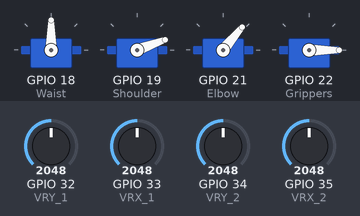
This sketch was run on a simulated ESP32. Shown: 4 × servo. Inputs (shaded band) come from the test bench; at power-on: GPIO 32 (VRY_1) = 2048, GPIO 34 (VRY_2) = 2048, GPIO 33 (VRX_1) = 2048, GPIO 35 (VRX_2) = 2048. WiFi joins after 1.5 s; servers stay silent unless stated; what the sketch prints to the serial monitor is not drawn.

Above: at 2.7 s.
2.8 s: GPIO 32 (VRY_1) set to 2685
4.3 s: GPIO 32 (VRY_1) set to 2779
At 4.79 s:
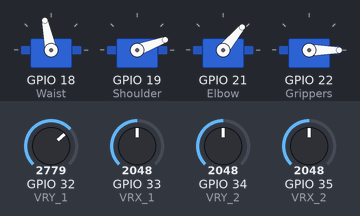
At 5.56 s:
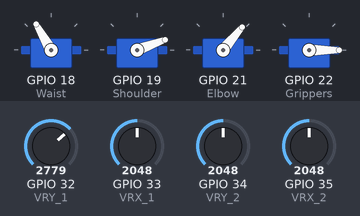
7.3 s: GPIO 34 (VRY_2) set to 2664
10.3 s: GPIO 34 (VRY_2) set to 2782
At 12.8 s:
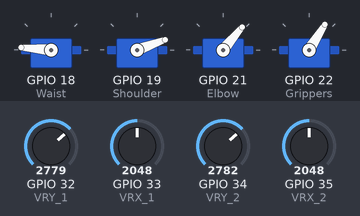
13.3 s: GPIO 33 (VRX_1) set to 2677
14.8 s: GPIO 33 (VRX_1) set to 2778
At 14.97 s:
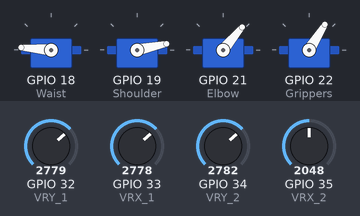
Timing chart, 0 to 17.5 s (numbered marks = the images above; inputs shaded):
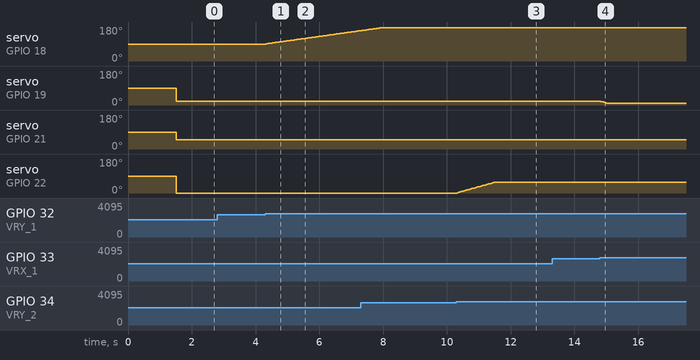

The sketch:

Esp32_ServerFianl.ino
```cpp
//
// This requires only an ESP32 and download cable. No other hardware is reuired.
// A wifi SSID and password is required.
// Written by: Subhan Iqbal  12/03/25
//
#include <WiFi.h>
#include <WiFiClient.h>
#include <WebServer.h>
#include <ESPmDNS.h>
#include "homepage.h"
#include <ESP32Servo.h>   //  ESP32 Servo library

const char* ssid = "Subhan's S24 Ultra";
const char* password = "*********";
Servo Waist;       // Declare variable to control Waist Servo
Servo Shoulder;    // Declare variable to control Shoulder Servo
Servo Elbow;       // Declare variable to control Elbow Servo
Servo Grippers;    // Declare variable to control Grippers Servo

int WAIST_DEGREES = 90;    // Initial position of waist servo = 90 degrees
int SHOULDER_DEGREES = 20; // Initial position of shoulder servo = 20 degrees
int ELBOW_DEGREES = 50;    // Initial position of elbow servo = 50 degrees
int GRIPPERS_DEGREES = 0;  // Initial position of grippers servo = 0 degrees

#define VRY_2 34       // Assign Joystick 2 Y-axis input to GPIO 34 (analog input)
#define VRX_2 35       // Assign Joystick 2 X-axis input to GPIO 35 (analog input)
#define VRY_1 32       // Assign Joystick 1 Y-axis input to GPIO 32 (analog input)
#define VRX_1 33       // Assign Joystick 1 X-axis input to GPIO 33 (analog input)

WebServer server(80);

//temp function to simulate temp sensor
String getAngle() {
  return "25.4";
}


void handleRoot() {
  String message = homePagePart1 + getAngle();
  server.send(200, "text/html", message);
}

void handleNotFound() {
  String message = "File Not Found\n\n";
  message += "URI: ";
  message += server.uri();
  message += "\nMethod: ";
  message += (server.method() == HTTP_GET) ? "GET" : "POST";
  message += "\nArguments: ";
  message += server.args();
  message += "\n";
  for (uint8_t i = 0; i < server.args(); i++) {
    message += " " + server.argName(i) + ": " + server.arg(i) + "\n";
  }
  server.send(404, "text/plain", message);
}

void setup(void) {

  Serial.begin(115200);
  WiFi.mode(WIFI_STA);
  WiFi.begin(ssid, password);
  Serial.println("");

  // Wait for connection
  while (WiFi.status() != WL_CONNECTED) {
    delay(500);
    Serial.print(".");
     Waist.attach(18);    // Assign GPIO 18 for controlling the Waist servo
  Shoulder.attach(19); // Assign GPIO 19 for controlling the Shoulder servo
  Elbow.attach(21);    // Assign GPIO 21 for controlling the Elbow servo
  Grippers.attach(22); // Assign GPIO 22 for controlling the Grippers servo
  }
  Serial.println("");
  Serial.print("Connected to ");
  Serial.println(ssid);
  Serial.print("IP address: ");
  Serial.println(WiFi.localIP());

  if (MDNS.begin("esp32")) {
    Serial.println("MDNS responder started");
  }

  server.on("/", handleRoot);
  server.on("/inline", []() {
    server.send(200, "text/plain", "this works as well");
  });
  server.onNotFound(handleNotFound);

  server.begin();
  Serial.println("HTTP server started");
}

void loop(void) {
  server.handleClient();
  delay(2);//allow the cpu to switch to other tasks

  int LVRY_1 = analogRead(VRY_1);    // Read Y-axis from Joystick 1
  int LVRX_1 = analogRead(VRX_1);    // Read X-axis from Joystick 1
  int LVRY_2 = analogRead(VRY_2);    // Read Y-axis from Joystick 2
  int LVRX_2 = analogRead(VRX_2);    // Read X-axis from Joystick 2

  // Scale the 12-bit ADC reading (0-4095) to match the 10-bit range (0-1023)
  LVRY_1 = map(LVRY_1, 0, 4095, 0, 1023);
  LVRX_1 = map(LVRX_1, 0, 4095, 0, 1023);
  LVRY_2 = map(LVRY_2, 0, 4095, 0, 1023);
  LVRX_2 = map(LVRX_2, 0, 4095, 0, 1023);

  // Control Waist
  if (LVRY_1 < 340) WAIST_DEGREES -= 1;                // If Joystick 1 Y reading is less than 340, decrease Waist servo by 1 degree
  else if (LVRY_1 > 680) WAIST_DEGREES += 1;           // If Joystick 1 Y reading is greater than 680, increase Waist servo by 1 degree
  WAIST_DEGREES = min(175, max(0, WAIST_DEGREES));     // Waist servo moves between 0 degrees (min) and 175 degrees (max)

  // Control Shoulder
  if (LVRX_1 < 340) SHOULDER_DEGREES += 2;             // If Joystick 1 X reading is less than 340, increase Shoulder servo by 2 degrees
  else if (LVRX_1 > 680) SHOULDER_DEGREES -= 2;        // If Joystick 1 X reading is greater than 680, decrease Shoulder servo by 2 degrees
  SHOULDER_DEGREES = min(110, max(10, SHOULDER_DEGREES)); // Shoulder servo moves between 10 degrees (min) and 110 degrees (max)

  // Control Elbow
  if (LVRX_2 < 340) ELBOW_DEGREES -= 1;                // If Joystick 2 X reading is less than 340, decrease Elbow servo by 1 degree
  else if (LVRX_2 > 680) ELBOW_DEGREES += 1;           // If Joystick 2 X reading is greater than 680, increase Elbow servo by 1 degree
  ELBOW_DEGREES = min(80, max(0, ELBOW_DEGREES));      // Elbow servo moves between 0 degrees (min) and 80 degrees (max)

  // Control Grippers
  if (LVRY_2 < 340) GRIPPERS_DEGREES -= 3;             // If Joystick 2 Y reading is less than 340, decrease Grippers servo by 3 degrees
  else if (LVRY_2 > 680) GRIPPERS_DEGREES += 2;        // If Joystick 2 Y reading is greater than 680, increase Grippers servo by 2 degrees
  GRIPPERS_DEGREES = min(58, max(0, GRIPPERS_DEGREES)); // Grippers servo moves between 0 degrees (min) and 58 degrees (max)

  // Write the values to the servos
  Waist.write(WAIST_DEGREES);     // Assign the value of WAIST_DEGREES to the Waist servo
  Shoulder.write(SHOULDER_DEGREES); // Assign the value of SHOULDER_DEGREES to the Shoulder servo
  Elbow.write(ELBOW_DEGREES);     // Assign the value of ELBOW_DEGREES to the Elbow servo
  Grippers.write(GRIPPERS_DEGREES);// Assign the value of GRIPPERS_DEGREES to the Grippers servo

  delay(40);                       // 40 millisecond delay
}
```

homepage.h
```cpp
// To create literal strings stored in flash memory enclose your HTML code between
// F(R"=====( HTML code here )=====");
// If you have 1 reading then you probably have 2 literal strings


String homePagePart1 = F(R"=====(<!DOCTYPE html>
<!DOCTYPE html>
<html>
<head>
<meta name="viewport" content="width=device-width, initial-scale=1">
<link rel="stylesheet" href="style.css">
<div class="nav-bar">
  <nav>
  <h1 style="color: white;">Robotic arm contol</h1>
  </nav>
    </div>
</head>
<body style="background-color: black;">
  <style>
    .nav-bar{
  width:100%;
  height:50px;
  background-color: red;
  border: 10px;
}


.slidecontainer {
    width: 100%;
    margin-bottom: 20px; /* Space between sliders */
    color: white;
  }
.slider {
    -webkit-appearance: none;
    width: 100%;
    height: 25px;
    background: #d3d3d3;
    outline: none;
    opacity: 0.7;
    -webkit-transition: .2s;
    transition: opacity .2s;
  }

  .slider:hover {
    opacity: 1;
  }

  .slider::-webkit-slider-thumb {
    -webkit-appearance: none;
    appearance: none;
    width: 25px;
    height: 25px;
    background: #cf1b1b;
    cursor: pointer;
  }

  .slider::-moz-range-thumb {
    width: 25px;
    height: 25px;
    background: #111111;
    cursor: pointer;
  }

  p {
    font-size: 18px;
    color: #333;
  }
  </style>


<p style="color: white;">Drag the slider to Control the robot.</p>

<!-- Waist Control -->
<div class="slidecontainer">
  <label for="waist">Waist:</label>
  <input type="range" min="1" max="90" value="45" class="slider" id="waist" data-endpoint="/waist">
  <p style="color: azure;">Value: <span id="waist-value">45</span></p>
</div>

<!-- Shoulder Control -->
<div class="slidecontainer">
  <label for="shoulder">Shoulder:</label>
  <input type="range" min="1" max="20" value="10" class="slider" id="shoulder" data-endpoint="/shoulder">
  <p style="color: azure;">Value: <span id="shoulder-value">10</span></p>
</div>

<!-- Elbow Control -->
<div class="slidecontainer">
  <label for="elbow">Elbow:</label>
  <input type="range" min="1" max="50" value="25" class="slider" id="elbow" data-endpoint="/elbow">
  <p style="color: azure;">Value: <span id="elbow-value">50</span></p>
</div>

<!-- Gripper Control -->
<div class="slidecontainer">
  <label for="gripper">Gripper:</label>
  <input type="range" min="1" max="100" value="50" class="slider" id="gripper" data-endpoint="/gripper">
  <p style="color: azure;">Value: <span id="gripper-value">50</span></p>
</div>

<script>
  function slide(sliderId, valueId) {
    var slider = document.getElementById(sliderId);
    var output = document.getElementById(valueId);
    output.innerHTML = slider.value;

    slider.oninput = function() {
      output.innerHTML = this.value;
    };
  }


  slide("waist", "waist-value");
  slide("shoulder", "shoulder-value");
  slide("elbow", "elbow-value");
  slide("gripper", "gripper-value");


function sendRequest(url) {
  fetch(url)
      .catch(error => console.log(error));
}

function sendSliderData(endpoint, value) {
  fetch(`${endpoint}?value=${value}`)
      .catch(error => console.log(error));
}

document.addEventListener("DOMContentLoaded", function () {
  document.querySelectorAll(".slider").forEach(slider => {
      slider.addEventListener("input", function () {
          sendSliderData(this.dataset.endpoint, this.value);
      });
  });
});
</script>

<video width="670" controls>
  <source src="Robovid.mp4" type="video/mp4">
  <source src="www.fanuc.eu" type="video/ogg">
</video>

<p style="color: azure;">
  Advetisement video
  <a href="https://www.fanuc.eu/" target="_blank">Robotic arm</a>.
  </p>
<script src="program.js"></script>
</body>
</html>
</html>)=====");
```

Measured:
- the behaviour switches between 2725 and 2726 on GPIO 32 (VRY_1) (found by bisection; images 0 and 1)
- the behaviour switches between 2725 and 2726 on GPIO 34 (VRY_2) (found by bisection; images 2 and 3)
- after the input at 2.8 s, every drawn part: stays the same
- after the input at 4.3 s, servo on GPIO 18 (Waist): moves from 90° to 161° over 3.0 s, starting at once
- after the input at 10.3 s, servo on GPIO 22 (Grippers): moves from 0° to 58° over 1.2 s, starting at once
- after the input at 13.3 s, every drawn part: stays the same
- after the input at 14.8 s, servo on GPIO 19 (Shoulder): 20° → 10° at once
